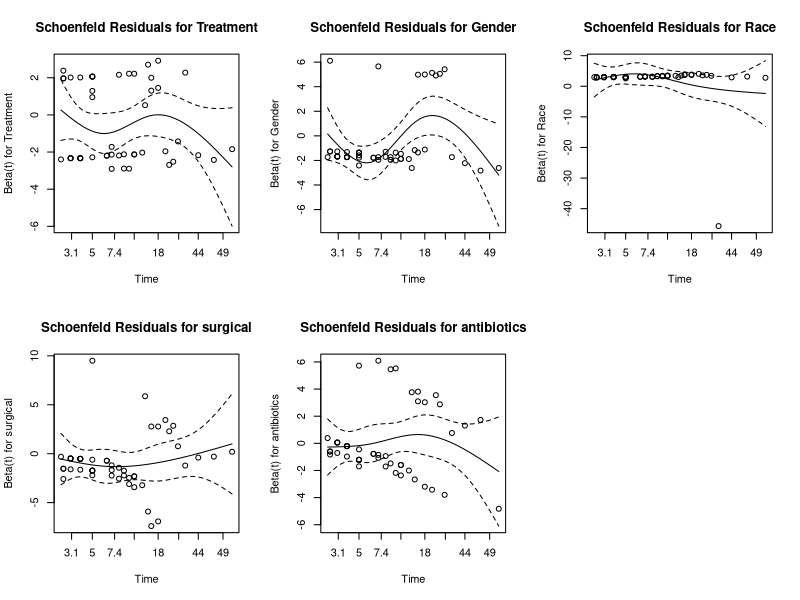
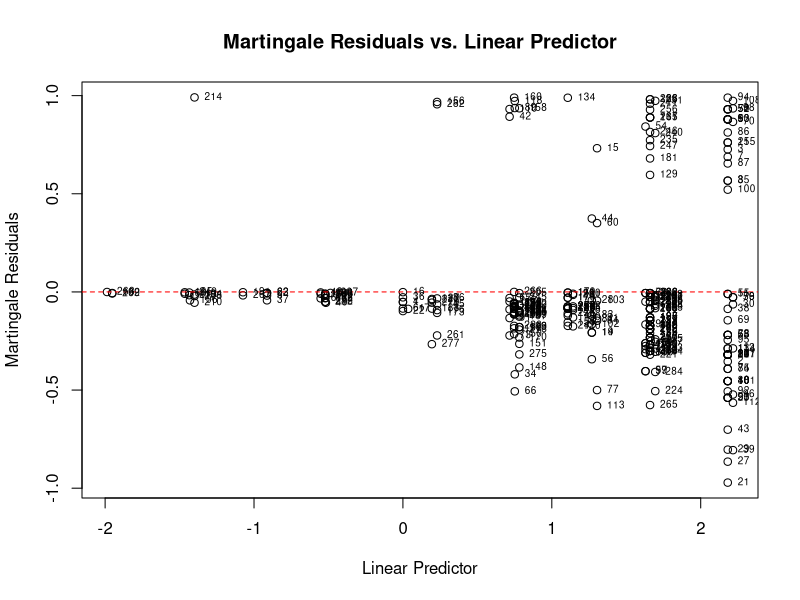
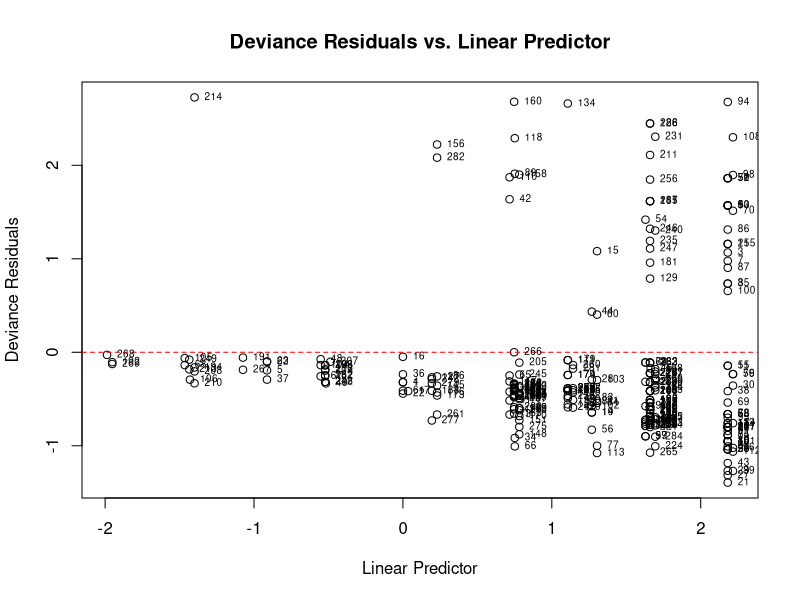
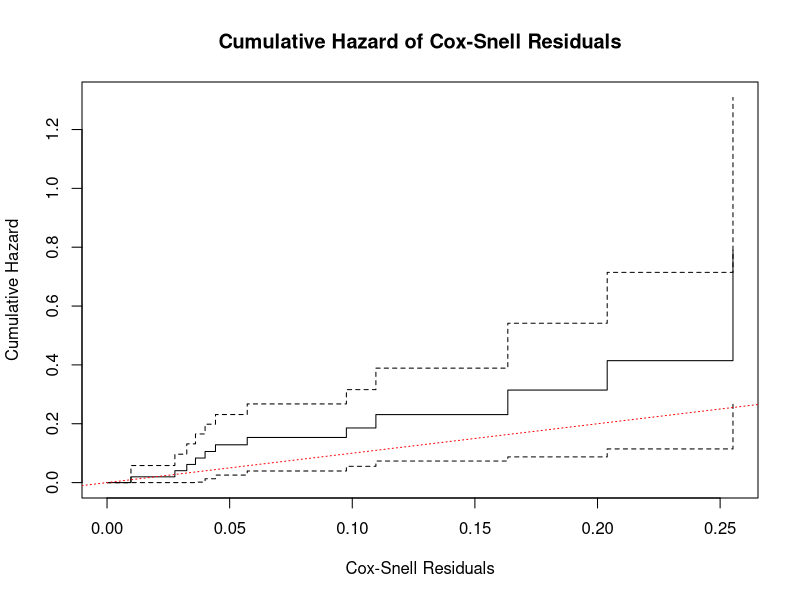
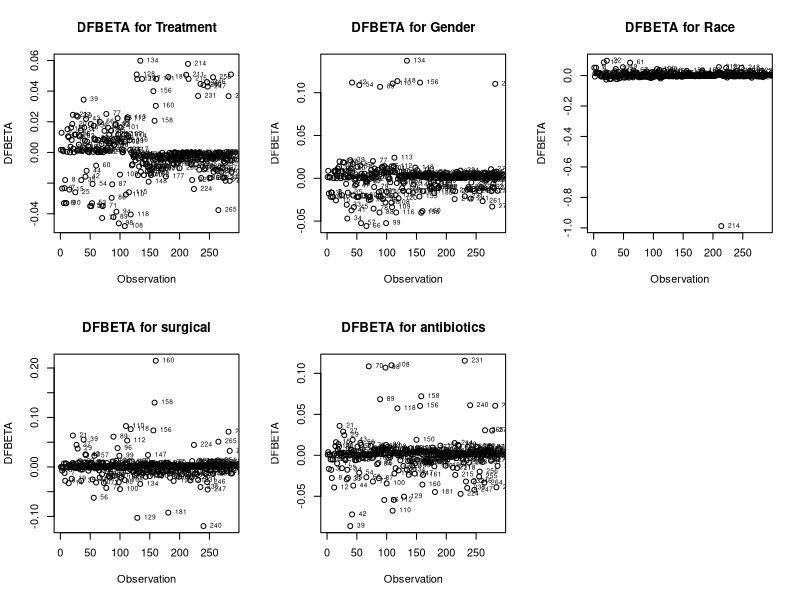

Source code (R) for these figures, in order:

################## Data Cleaning ################################

# load necessary libraries
library(KMsurv)
library(survival)
library(MASS)
library(car)

# load burn data
data(burn)

# burn dataframe with new names
burn1 <- burn
burn1 <- data.frame(burn1,Treatment=factor(burn1$Z1,labels=c("Routine","Cleansing")))
burn1 <- data.frame(burn1,Gender=factor(burn1$Z2,labels=c("Male","Female")))
burn1 <- data.frame(burn1,Race=factor(burn1$Z3,labels=c("Nonwhite","White")))
burn1 <- data.frame(burn1,PercentBurned=burn1$Z4)
burn1 <- data.frame(burn1,SiteHead=factor(burn1$Z5,labels=c("NotBurned","Burned")))
burn1 <- data.frame(burn1,SiteButtock=factor(burn1$Z6,labels=c("NotBurned","Burned")))
burn1 <- data.frame(burn1,SiteTrunk=factor(burn1$Z7,labels=c("NotBurned","Burned")))
burn1 <- data.frame(burn1,SiteUpperLeg=factor(burn1$Z8,labels=c("NotBurned","Burned")))
burn1 <- data.frame(burn1,SiteLowerLeg=factor(burn1$Z9,labels=c("NotBurned","Burned")))
burn1 <- data.frame(burn1,SiteRespTract=factor(burn1$Z10,labels=c("NotBurned","Burned")))
burn1 <- data.frame(burn1,BurnType=factor(burn1$Z11,labels=c("Chemical","Scald","Electric","Flame")))

# remove unuseful columns
burn1 <- burn1[, -c(2:12)]

################## Construct Time Dependent Covariate Dataset ################################

# Set up the initial dataset with the main survival information
burn2 <- tmerge(data1 = burn1, data2 = burn1, id = Obs, 
                tstop = T3, infection = event(T3, D3))

# Add surgical excision (T1) as a time-dependent covariate
burn2 <- tmerge(burn2, burn1, id = Obs, surgical = tdc(T1))

# Add antibiotic treatment (T2) as a time-dependent covariate
burn2 <- tmerge(burn2, burn1, id = Obs, antibiotics = tdc(T2))

# Define status to distinguish between the event and censoring
burn2$status <- as.integer(with(burn2, (tstop == T3 & D3 == 1)))

# Ensure the dataset is in the counting process format
burn2.surv <- with(burn2, Surv(time = tstart, time2 = tstop, event = status, type = "counting"))

# View the resulting dataset
head(burn2)

# Fit the Cox model with time-dependent covariates
fit_time_dep <- coxph(burn2.surv ~ Treatment + Gender + Race + surgical + antibiotics, data = burn2)

# Summarize the results
summary(fit_time_dep)

drop1(fit_time_dep, test = "Chisq")
vif(fit_time_dep)


################## Model Checking ###############################


# Schoenfeld residuals
cox_zph <- cox.zph(fit_time_dep)

par(mfrow = c(2, 3)) 
plot(cox_zph[1], main = "Schoenfeld Residuals for Treatment")
plot(cox_zph[2], main = "Schoenfeld Residuals for Gender")
plot(cox_zph[3], main = "Schoenfeld Residuals for Race")
plot(cox_zph[4], main = "Schoenfeld Residuals for surgical")
plot(cox_zph[5], main = "Schoenfeld Residuals for antibiotics")



par(mfrow = c(1, 1))

# Martingale residuals
martingale_residuals <- residuals(fit_time_dep, type = "martingale")
linear_predictor <- predict(fit_time_dep, type = "lp")

plot(linear_predictor, martingale_residuals,
     xlab = "Linear Predictor", ylab = "Martingale Residuals",
     main = "Martingale Residuals vs. Linear Predictor")
abline(h = 0, col = "red", lty = 2)
text(linear_predictor, martingale_residuals,
     labels = 1:length(linear_predictor), pos = 4, cex = 0.6)

# Deviance residuals
deviance_residuals <- residuals(fit_time_dep, type = "deviance")

plot(linear_predictor, deviance_residuals,
     xlab = "Linear Predictor", ylab = "Deviance Residuals",
     main = "Deviance Residuals vs. Linear Predictor")
abline(h = 0, col = "red", lty = 2)
text(linear_predictor, deviance_residuals,
     labels = 1:length(linear_predictor), pos = 4, cex = 0.6)




# Cox-Snell Residuals: Assess Goodness of Fit
cox_snell_residuals <- -log(survfit(fit_time_dep)$surv)  # Compute Cox-Snell residuals
cox_snell_residuals <- cox_snell_residuals[1:length(burn2$status)]  # Match length to data

# Create a survival object for Cox-Snell residuals
burn2$status <- as.integer(burn2$status)
surv_coxsnell <- Surv(time = cox_snell_residuals, event = burn2$status)

# Fit a survival model for Cox-Snell residuals
fit_coxsnell <- survfit(surv_coxsnell ~ 1)

# Plot cumulative hazard for Cox-Snell residuals
plot(fit_coxsnell, fun = "cumhaz",
     xlab = "Cox-Snell Residuals", ylab = "Cumulative Hazard",
     main = "Cumulative Hazard of Cox-Snell Residuals")
abline(0, 1, col = "red", lty = 3)  # Reference line for goodness-of-fit


# dfbeta
par(mfrow = c(2, 3))
dfbeta <- residuals(fit_time_dep, type = "dfbeta")

covariate_names <- c("Treatment", "Gender", "Race", "surgical", "antibiotics")


for (i in 1:5) {
  # Plot DFBETA values for the i-th covariate
  plot(dfbeta[, i], 
       xlab = "Observation", ylab = "DFBETA", 
       main = paste("DFBETA for", covariate_names[i]))
  
  # Add observation number labels to points
  text(x = 1:nrow(dfbeta), y = dfbeta[, i], 
       labels = 1:nrow(dfbeta), pos = 4, cex = 0.6)
}



########### Questions ###########

# shall i use time dependent covariates? no improvement in AIC
# > AIC(fit_independent, fit_stratified, fit_refined, fit_time_dep)
# df      AIC
# fit_independent 10 438.5335
# fit_stratified   9 376.4142
# fit_refined      3 367.8405
# fit_time_dep     5 427.9481

# how to adjust for colinearity? Does drop1 handle colinearity?

# other ways to assess goodness of fit other than cox-snell?

# language in final report? is current ok?

